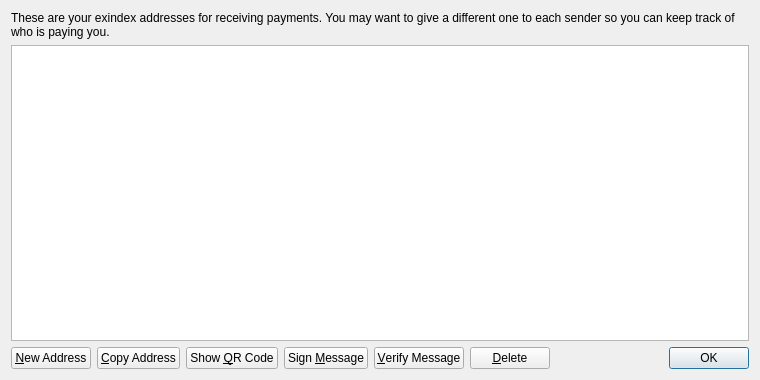
<?xml version="1.0" encoding="UTF-8"?>
<ui version="4.0">
 <class>AddressBookPage</class>
 <widget class="QWidget" name="AddressBookPage">
  <property name="geometry">
   <rect>
    <x>0</x>
    <y>0</y>
    <width>760</width>
    <height>380</height>
   </rect>
  </property>
  <property name="windowTitle">
   <string>Address Book</string>
  </property>
  <layout class="QVBoxLayout" name="verticalLayout">
   <item>
    <widget class="QLabel" name="labelExplanation">
     <property name="text">
      <string>These are your exindex addresses for receiving payments. You may want to give a different one to each sender so you can keep track of who is paying you.</string>
     </property>
     <property name="textFormat">
      <enum>Qt::PlainText</enum>
     </property>
     <property name="wordWrap">
      <bool>true</bool>
     </property>
    </widget>
   </item>
   <item>
    <widget class="QTableView" name="tableView">
     <property name="contextMenuPolicy">
      <enum>Qt::CustomContextMenu</enum>
     </property>
     <property name="toolTip">
      <string>Double-click to edit address or label</string>
     </property>
     <property name="tabKeyNavigation">
      <bool>false</bool>
     </property>
     <property name="alternatingRowColors">
      <bool>true</bool>
     </property>
     <property name="selectionMode">
      <enum>QAbstractItemView::SingleSelection</enum>
     </property>
     <property name="selectionBehavior">
      <enum>QAbstractItemView::SelectRows</enum>
     </property>
     <property name="sortingEnabled">
      <bool>true</bool>
     </property>
     <attribute name="verticalHeaderVisible">
      <bool>false</bool>
     </attribute>
    </widget>
   </item>
   <item>
    <layout class="QHBoxLayout" name="horizontalLayout">
     <item>
      <widget class="QPushButton" name="newAddressButton">
       <property name="toolTip">
        <string>Create a new address</string>
       </property>
       <property name="text">
        <string>&amp;New Address</string>
       </property>
       <property name="icon">
        <iconset resource="../bitcoin.qrc">
         <normaloff>:/icons/add</normaloff>:/icons/add</iconset>
       </property>
      </widget>
     </item>
     <item>
      <widget class="QPushButton" name="copyToClipboard">
       <property name="toolTip">
        <string>Copy the currently selected address to the system clipboard</string>
       </property>
       <property name="text">
        <string>&amp;Copy Address</string>
       </property>
       <property name="icon">
        <iconset resource="../bitcoin.qrc">
         <normaloff>:/icons/editcopy</normaloff>:/icons/editcopy</iconset>
       </property>
      </widget>
     </item>
     <item>
      <widget class="QPushButton" name="showQRCode">
       <property name="text">
        <string>Show &amp;QR Code</string>
       </property>
       <property name="icon">
        <iconset resource="../bitcoin.qrc">
         <normaloff>:/icons/qrcode</normaloff>:/icons/qrcode</iconset>
       </property>
      </widget>
     </item>
     <item>
      <widget class="QPushButton" name="signMessage">
       <property name="toolTip">
        <string>Sign a message to prove you own a exindex address</string>
       </property>
       <property name="text">
        <string>Sign &amp;Message</string>
       </property>
       <property name="icon">
        <iconset resource="../bitcoin.qrc">
         <normaloff>:/icons/edit</normaloff>:/icons/edit</iconset>
       </property>
      </widget>
     </item>
     <item>
      <widget class="QPushButton" name="verifyMessage">
       <property name="toolTip">
        <string>Verify a message to ensure it was signed with a specified exindex address</string>
       </property>
       <property name="text">
        <string>&amp;Verify Message</string>
       </property>
       <property name="icon">
        <iconset resource="../bitcoin.qrc">
         <normaloff>:/icons/transaction_0</normaloff>:/icons/transaction_0</iconset>
       </property>
      </widget>
     </item>
     <item>
      <widget class="QPushButton" name="deleteButton">
       <property name="toolTip">
        <string>Delete the currently selected address from the list</string>
       </property>
       <property name="text">
        <string>&amp;Delete</string>
       </property>
       <property name="icon">
        <iconset resource="../bitcoin.qrc">
         <normaloff>:/icons/remove</normaloff>:/icons/remove</iconset>
       </property>
      </widget>
     </item>
     <item>
      <spacer name="horizontalSpacer">
       <property name="orientation">
        <enum>Qt::Horizontal</enum>
       </property>
       <property name="sizeHint" stdset="0">
        <size>
         <width>40</width>
         <height>20</height>
        </size>
       </property>
      </spacer>
     </item>
     <item>
      <widget class="QDialogButtonBox" name="buttonBox">
       <property name="sizePolicy">
        <sizepolicy hsizetype="Maximum" vsizetype="Fixed">
         <horstretch>0</horstretch>
         <verstretch>0</verstretch>
        </sizepolicy>
       </property>
       <property name="standardButtons">
        <set>QDialogButtonBox::Ok</set>
       </property>
      </widget>
     </item>
    </layout>
   </item>
  </layout>
 </widget>
 <resources>
  <include location="../bitcoin.qrc"/>
 </resources>
 <connections/>
</ui>
